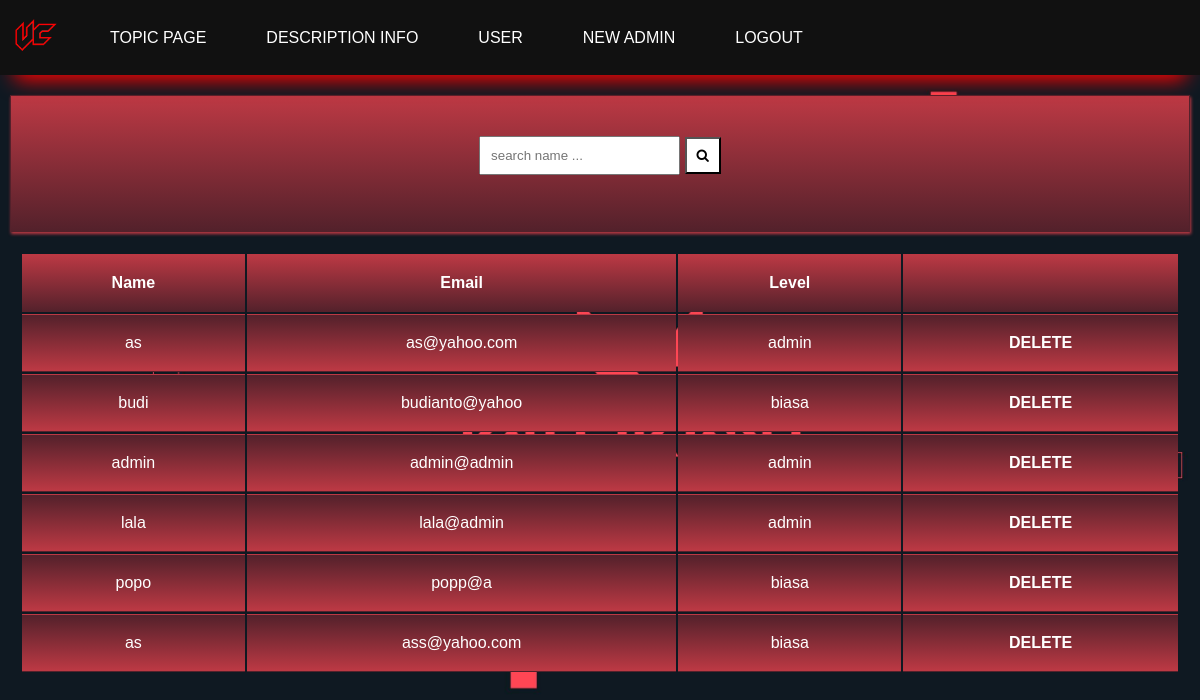
/adminUser.php, run on the app's committed database.
### tables this page shows
CREATE TABLE `users` (
  `id` int(11) NOT NULL,
  `username` varchar(255) NOT NULL,
  `email` varchar(255) NOT NULL,
  `password` varchar(255) NOT NULL,
  `level` varchar(5) NOT NULL DEFAULT 'biasa'
);

### adminUser.php (the view, shortened to what this page needs)
<html>
	<head>
		<link href="http://fonts.cdnfonts.com/css/valorant" rel="stylesheet">
		<link rel="stylesheet" href="https://cdnjs.cloudflare.com/ajax/libs/font-awesome/4.7.0/css/font-awesome.min.css">
		<link href="Style/header.css" rel="stylesheet">
		<link href="Style/styleAdminUser.css" rel="stylesheet">
	</head>
	<body>
		<nav class="header">
			<div class="logo">
				<a href="adminTopic.php"><img src="image/logovc.png"></img></a>
			</div>
			<div class="menu" id="myMenu">
				<ul class="active">
					<li><a href="adminTopic.php">TOPIC PAGE</a></li>
					<li><a href="adminDescriptionInfo.php">DESCRIPTION INFO</a></li>
					<li><a href="adminUser.php">USER</a></li>
					<li><a href="adminRegister.php">NEW ADMIN</a></li>
					<li><a href="logout.php">LOGOUT</a></li>
				</ul>
			</div>
		</nav>
		<div>
			<div class="search-box">
				<div>
				<form>
					<input type="text" name="q" placeholder="search name ..." onkeyup="showHint(this.value)">
					<button><i class="fa fa-search"></i></button>
				</form>
				</div>
			</div>
		</div>
		<div id="txtHint">
			<div class="tab" id="tab">
			<?php
				include('config.php');
				$sql = "SELECT * FROM users";
				$var = mysqli_query($conn, $sql);
				$data = "<table><tr><th>Name</th><th>Email</th><th>Level</th><th></th></tr>";
				while($row = mysqli_fetch_array($var)) {
					$userId = $row['id'];
					$delname = "deleteUser.php?q=$userId";
					$data .= "<tr><td>". $row['username'] ."</td><td>". $row['email'] ."</td><td>". $row['level'] ."</td><td><a href='$delname'>DELETE</a></td></tr>";
				}
				$data .= "</table>";
				echo $data;
			?>
			</div>
		</div>
	</body>
</html>

### Style/header.css (style rules this page uses)
body { margin: 0px; padding: 0px; }
.menu { width: 95%; margin: auto; position: relative; }
nav { width: 100%; margin: auto; display: flex; line-height: 75px; position: sticky; top: 0; z-index: 1; background-color: #111111; box-shadow: 0px 20px 20px -15px red; }
nav ul { list-style-type: none; margin: 0; padding: 0; overflow: hidden; }
.logo { float: left; padding: 10px 20px 10px 10px; }
.logo a { width: 50px; }
.logo img { width: 50px; }
nav ul li { float: left; padding: 0 10px; }
nav ul li a { border-radius: 10px; padding: 10px 20px 10px 20px; color: white; cursor: pointer; font-weight: 500; }

### Style/styleAdminUser.css (style rules this page uses)
* { box-sizing: border-box; }
body { margin: 0px; padding: 0px; font-family: "DIN Next LT Pro Bold", sans-serif; background-image: url(valo4.jpg); background-color: #0a0e13; background-position: 0px -10px; background-repeat: no-repeat; background-attachment: fixed; background-size: cover; }
a { color:#FFFFFF; font-weight: bold; text-decoration: none; }
.search-box { border: solid 1px #53212B; margin-top: 20px; margin-left: 10px; margin-right: 10px; padding: 40px; display:flex; background: linear-gradient(#BD3944, #53212B); justify-content: center; box-shadow:1px 2px 3px #BD3944; }
.search-box input { padding: 10px; }
.search-box button { padding: 10px; background-color:#fff; color:#000000; }
#txtHint { margin: 20px; }
table { width: 100%; text-align: center; color: white; }
table tr { background:linear-gradient(#53212B, #BD3944); border: 1px solid black; }
table tr th { background: linear-gradient(#BD3944, #53212B); }
table tr td,th { padding: 20px; }

### data on the page
users: username "as", email "as@yahoo.com", level "admin"
users: username "budi", email "budianto@yahoo", level "biasa"
users: username "admin", email "admin@admin", level "admin"
users: username "lala", email "lala@admin", level "admin"
users: username "popo", email "popp@a", level "biasa"
users: username "as", email "ass@yahoo.com", level "biasa"
